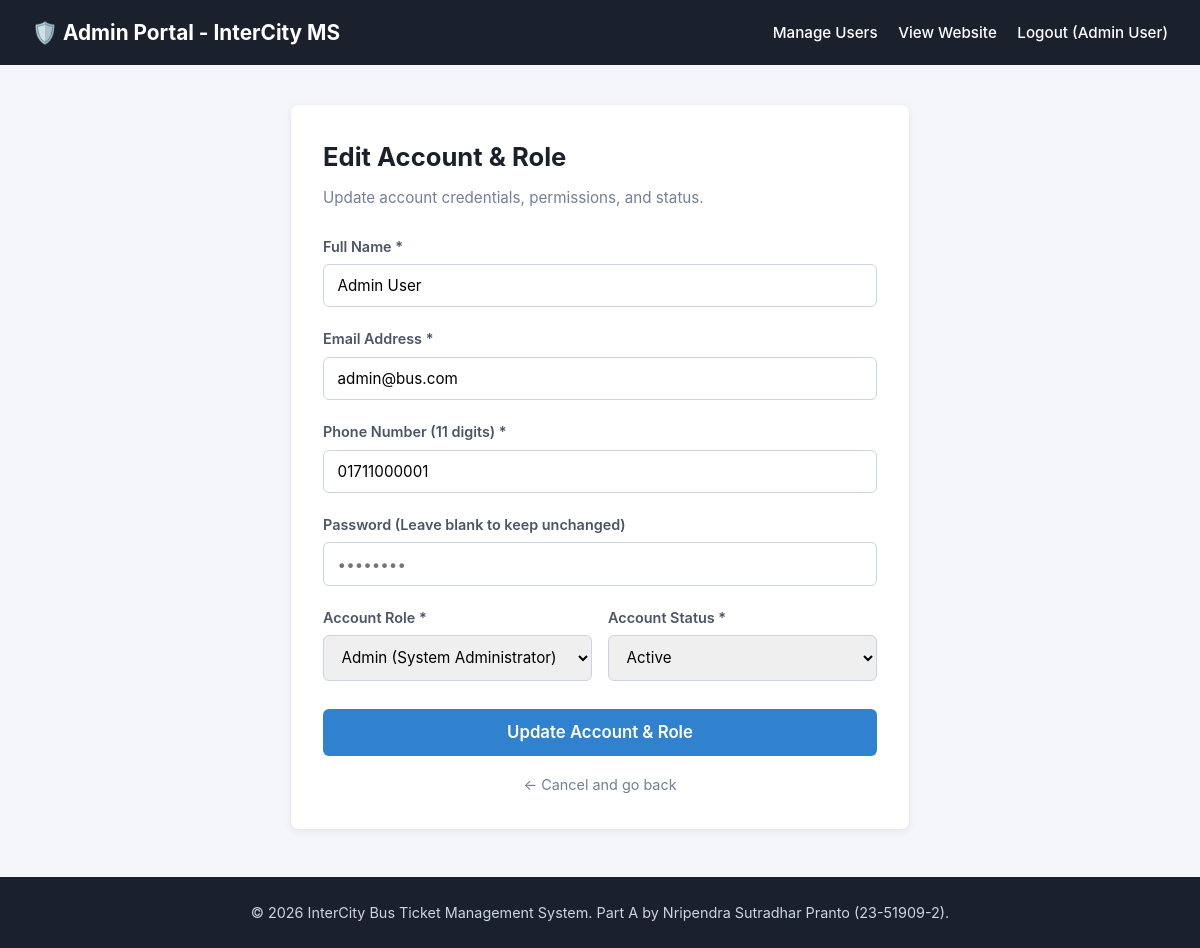
The app's page /controllers/UserController.php?action=edit&id=1 (signed in) with its own data.
### tables this page shows
CREATE TABLE IF NOT EXISTS users (
	id         INT AUTO_INCREMENT PRIMARY KEY,
	name       VARCHAR(100) NOT NULL,
	username   VARCHAR(50)  DEFAULT NULL UNIQUE,  
	email      VARCHAR(120) NOT NULL UNIQUE,
	password   VARCHAR(255) NOT NULL,
	phone      VARCHAR(20)  DEFAULT NULL,
	role       ENUM('passenger','admin','bookingmgr','busroute') NOT NULL DEFAULT 'passenger',
	status     ENUM('active','inactive') NOT NULL DEFAULT 'active',
	created_at DATETIME NOT NULL DEFAULT CURRENT_TIMESTAMP
);

### models/UserT.php (called while the page is built, shortened)
<?php
require_once __DIR__ . '/PreviewT.php';
class User {
	private $conn;
	public function __construct() {
		$this->conn = Preview::connect();
	}
	public function find($id) {
		$stmt = $this->conn->prepare("SELECT id, name, email, phone, role, status, created_at FROM users WHERE id = ?");
		$stmt->bind_param("i", $id);
		$stmt->execute();
		return $stmt->get_result()->fetch_assoc();
	}
}

### db.php (called while the page is built, shortened)
<?php
class DBConnection {
	private $host = "localhost";
	private $username = "root";
	private $password = "";
	private $database = "bus_management";
	public function connect() {
		$conn = @new mysqli($this->host, $this->username, $this->password, $this->database);
		$conn->set_charset("utf8");
		return $conn;
	}
}

### models/PreviewT.php (called while the page is built, shortened)
<?php
require_once __DIR__ . '/../db.php';
class Preview {
	private static $checked = false;
	private static $conn    = null;
	public static function connect() {
		if (!self::$checked) {
			self::$checked = true;
			try {
				self::$conn = (new DBConnection())->connect();
			} catch (Throwable $e) {
				self::$conn = null;
			}
		}
		return self::$conn;
	}
}

### views/admin/user_form.php (the view, shortened to what this page needs)
<?php
$isEdit = !empty($isEdit);
$hasLayout = false;
if ($hasLayout) {
    include __DIR__ . '/../layouts/header.php';
} else {
?>
<!DOCTYPE html>
<html lang="en">
<head>
</head>
<body>
<nav class="navbar">
    <div style="font-size: 1.3rem; font-weight: bold;">🛡️ Admin Portal - InterCity MS</div>
    <div>
        <a href="../controllers/UserController.php?action=index">Manage Users</a>
        <a href="../controllers/HomeController.php" target="_blank">View Website</a>
        <a href="../controllers/AuthController.php?action=logout">Logout (<?= htmlspecialchars($_SESSION['user_name']) ?>)</a>
    </div>
</nav>
<?php } ?>
<div class="container">
    <div class="card">
        <h2><?= $isEdit ? 'Edit Account & Role' : 'Create Staff or User Account' ?></h2>
        <p><?= $isEdit ? 'Update account credentials, permissions, and status.' : 'Register an administrator, booking counter staff, bus route operator, or passenger.' ?></p>
        <form action="../controllers/UserController.php?action=<?= $isEdit ? 'edit' : 'create' ?>" method="POST">
            <div class="form-group">
                <label for="name">Full Name *</label>
                <input type="text" name="name" id="name" class="form-control <?= !empty($errors['name']) ? 'is-invalid' : '' ?>" placeholder="e.g. John Doe" value="<?= htmlspecialchars(isset($data['name']) ? $data['name'] : '') ?>" required>
            </div>
            <div class="form-group">
                <label for="email">Email Address *</label>
                <input type="email" name="email" id="email" class="form-control <?= !empty($errors['email']) ? 'is-invalid' : '' ?>" placeholder="user@intercity.com" value="<?= htmlspecialchars(isset($data['email']) ? $data['email'] : '') ?>" required>
            </div>
            <div class="form-group">
                <label for="phone">Phone Number (11 digits) *</label>
                <input type="text" name="phone" id="phone" maxlength="11" class="form-control <?= !empty($errors['phone']) ? 'is-invalid' : '' ?>" placeholder="017XXXXXXXX" value="<?= htmlspecialchars(isset($data['phone']) ? $data['phone'] : '') ?>" required>
            </div>
            <div class="form-group">
                <label for="password">
                    <?= $isEdit ? 'Password (Leave blank to keep unchanged)' : 'Password (min 6 characters) *' ?>
                </label>
                <input type="password" name="password" id="password" class="form-control <?= !empty($errors['password']) ? 'is-invalid' : '' ?>" placeholder="••••••••" <?= $isEdit ? '' : 'required' ?>>
            </div>
            <div style="display: grid; grid-template-columns: 1fr 1fr; gap: 1rem;">
                <div class="form-group">
                    <label for="role">Account Role *</label>
                    <select name="role" id="role" class="form-control" required>
                        <option value="admin" <?= (isset($data['role']) && $data['role'] === 'admin') ? 'selected' : '' ?>>Admin (System Administrator)</option>
                    </select>
                </div>
                <div class="form-group">
                    <label for="status">Account Status *</label>
                    <select name="status" id="status" class="form-control" required>
                        <option value="active" <?= (isset($data['status']) && $data['status'] === 'active') ? 'selected' : '' ?>>Active</option>
                    </select>
                </div>
            </div>
            <button type="submit" class="btn-submit">
                <?= $isEdit ? 'Update Account & Role' : 'Create Account' ?>
            </button>
            <div style="text-align: center; margin-top: 1rem;">
                <a href="../controllers/UserController.php?action=index" style="color: #718096; text-decoration: none; font-size: 0.9rem;">← Cancel and go back</a>
            </div>
        </form>
    </div>
</div>
<?php if ($hasLayout) { include __DIR__ . '/../layouts/footer.php'; } else { ?>
<footer style="background: #1a202c; color: #cbd5e0; text-align: center; padding: 1.5rem; margin-top: 3rem; font-size: 0.9rem;">
    <p>&copy; <?= date('Y') ?> InterCity Bus Ticket Management System. Part A by Nripendra Sutradhar Pranto (23-51909-2).</p>
</footer>
</body>
</html>
<?php } ?>

### views/admin/user_form.php (style rules this page uses)
* { box-sizing: border-box; margin: 0; padding: 0; font-family: -apple-system, BlinkMacSystemFont, "Segoe UI", Roboto, Helvetica, Arial, sans-serif; }
body { background: #f4f6f9; color: #2d3748; line-height: 1.6; }
.navbar { background: #1a202c; color: white; padding: 1rem 2rem; display: flex; justify-content: space-between; align-items: center; }
.navbar a { color: white; text-decoration: none; margin-left: 1rem; font-weight: 500; font-size: 0.95rem; }
.container { max-width: 650px; margin: 2.5rem auto; padding: 0 1rem; }
.card { background: white; border-radius: 8px; box-shadow: 0 2px 8px rgba(0,0,0,0.08); padding: 2rem; }
.card h2 { color: #1a202c; margin-bottom: 0.5rem; font-size: 1.6rem; }
.card p { color: #718096; margin-bottom: 1.5rem; font-size: 0.95rem; }
.form-group { margin-bottom: 1.25rem; }
.form-group label { display: block; font-weight: 600; font-size: 0.9rem; margin-bottom: 0.4rem; color: #4a5568; }
.form-control { width: 100%; padding: 0.7rem 0.85rem; border: 1px solid #cbd5e0; border-radius: 6px; font-size: 0.95rem; }
.btn-submit { width: 100%; padding: 0.85rem; background: #3182ce; color: white; border: none; border-radius: 6px; font-size: 1.05rem; font-weight: 600; cursor: pointer; transition: background 0.2s; margin-top: 0.5rem; }

### records on screen
users: name "Admin User", email "admin@bus.com", phone "01711000001", role "Admin (System Administrator)", status "Active"

### other values on screen
$_SESSION['user_name'] "Admin User"
